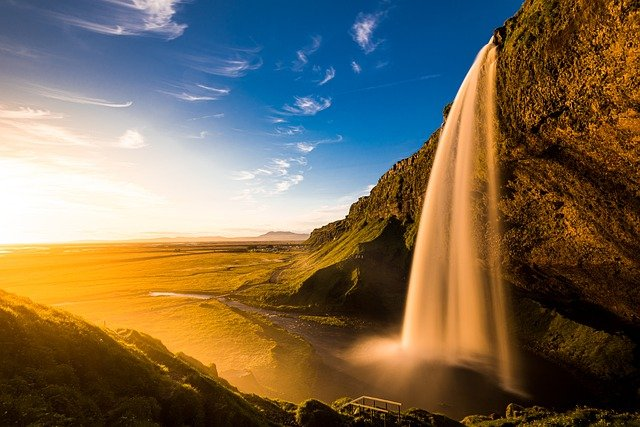
#> input picture sample.jpg, 640 x 427 px
$ python main.py
#> lines starting #> are read from the running program, lines starting #| are printed output that depends on the picture; after the words box and inside, x2 and y2 are one past the last pixel; in counts of white or black regions, pixels touching at a corner belong together
import cv2
import sys
import numpy as np

# imread : 画像ファイルを読み込んで、多次元配列(numpy.ndarray)にする。
# imreadについて : https://kuroro.blog/python/wqh9VIEmRXS4ZAA7C4wd/
# 第一引数 : 画像のファイルパス
# 戻り値 : 行 x 列 x 色の三次元配列(numpy.ndarray)が返される。
img = cv2.imread('./sample.jpg')
#> img is the input picture: shape (427, 640, 3); mean B, G, R 84.1, 105.3, 119.1

# 画像ファイルが正常に読み込めなかった場合、プログラムを終了する。
if img is None:
    sys.exit("Could not read the image.")

# 第一引数(必須) : 多次元配列(numpy.ndarray)
# 第二引数(必須) : 複数の座標。numpy.ndarray型。
# 第三引数(必須) : 多角形の色を指定する。B(Blue)G(Green)R(Red)形式で指定する。tuple型。
cv2.fillConvexPoly(img, np.array([(210, 200), (220, 300), (300, 340), (340, 220)]), (255, 0, 0))
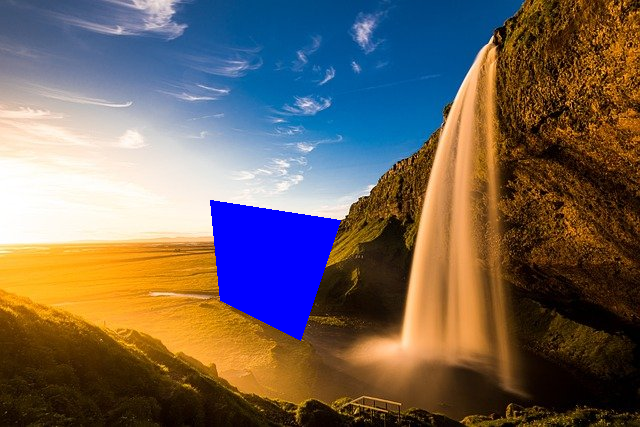
#> img: shape (427, 640, 3); 4.46% of pixels changed, all inside (x1, y1, x2, y2) = (210, 200, 341, 341)

# imwrite : 画像の保存を行う関数
# 第一引数 : 保存先の画像ファイル名
# 第二引数 : 多次元配列(numpy.ndarray)
# <第二引数の例>
# [
# [
# [234 237 228]
# ...
# [202 209 194]
# ]
# [
# [10 27 16]
# ...
# [36 67 46]
# ]
# [
# [34 51 40]
# ...
# [50 81 60]
# ]
# ]
# imwriteについて : https://kuroro.blog/python/i0tNE1Mp8aEz8Z7n6Ggg/
cv2.imwrite('output.jpg', img)
